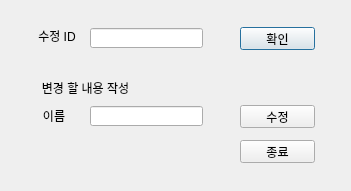
<?xml version="1.0" encoding="UTF-8"?>
<ui version="4.0">
 <class>ChangeDlg</class>
 <widget class="QDialog" name="ChangeDlg">
  <property name="geometry">
   <rect>
    <x>0</x>
    <y>0</y>
    <width>351</width>
    <height>191</height>
   </rect>
  </property>
  <property name="windowTitle">
   <string>Change</string>
  </property>
  <widget class="QLabel" name="ChangeDlg_label_id">
   <property name="geometry">
    <rect>
     <x>30</x>
     <y>30</y>
     <width>54</width>
     <height>12</height>
    </rect>
   </property>
   <property name="text">
    <string>수정 ID</string>
   </property>
   <property name="alignment">
    <set>Qt::AlignCenter</set>
   </property>
  </widget>
  <widget class="QLabel" name="ChangeDlg_label">
   <property name="geometry">
    <rect>
     <x>30</x>
     <y>80</y>
     <width>111</width>
     <height>16</height>
    </rect>
   </property>
   <property name="text">
    <string>변경 할 내용 작성</string>
   </property>
   <property name="alignment">
    <set>Qt::AlignCenter</set>
   </property>
  </widget>
  <widget class="QLabel" name="ChangeDlg_label_name">
   <property name="geometry">
    <rect>
     <x>27</x>
     <y>110</y>
     <width>54</width>
     <height>12</height>
    </rect>
   </property>
   <property name="text">
    <string>이름</string>
   </property>
   <property name="alignment">
    <set>Qt::AlignCenter</set>
   </property>
  </widget>
  <widget class="QLineEdit" name="ChangeDlg_lineEdit_id">
   <property name="geometry">
    <rect>
     <x>90</x>
     <y>28</y>
     <width>113</width>
     <height>20</height>
    </rect>
   </property>
  </widget>
  <widget class="QLineEdit" name="ChangeDlg_lineEdit_name">
   <property name="geometry">
    <rect>
     <x>90</x>
     <y>106</y>
     <width>113</width>
     <height>20</height>
    </rect>
   </property>
  </widget>
  <widget class="QPushButton" name="ChangeDlg_btn_Fine">
   <property name="geometry">
    <rect>
     <x>240</x>
     <y>27</y>
     <width>75</width>
     <height>23</height>
    </rect>
   </property>
   <property name="text">
    <string>확인</string>
   </property>
  </widget>
  <widget class="QPushButton" name="ChangeDlg_btn_Change">
   <property name="geometry">
    <rect>
     <x>240</x>
     <y>105</y>
     <width>75</width>
     <height>23</height>
    </rect>
   </property>
   <property name="text">
    <string>수정</string>
   </property>
  </widget>
  <widget class="QPushButton" name="ChangeDlg_btn_Close">
   <property name="geometry">
    <rect>
     <x>240</x>
     <y>140</y>
     <width>75</width>
     <height>23</height>
    </rect>
   </property>
   <property name="text">
    <string>종료</string>
   </property>
  </widget>
 </widget>
 <resources/>
 <connections/>
</ui>
